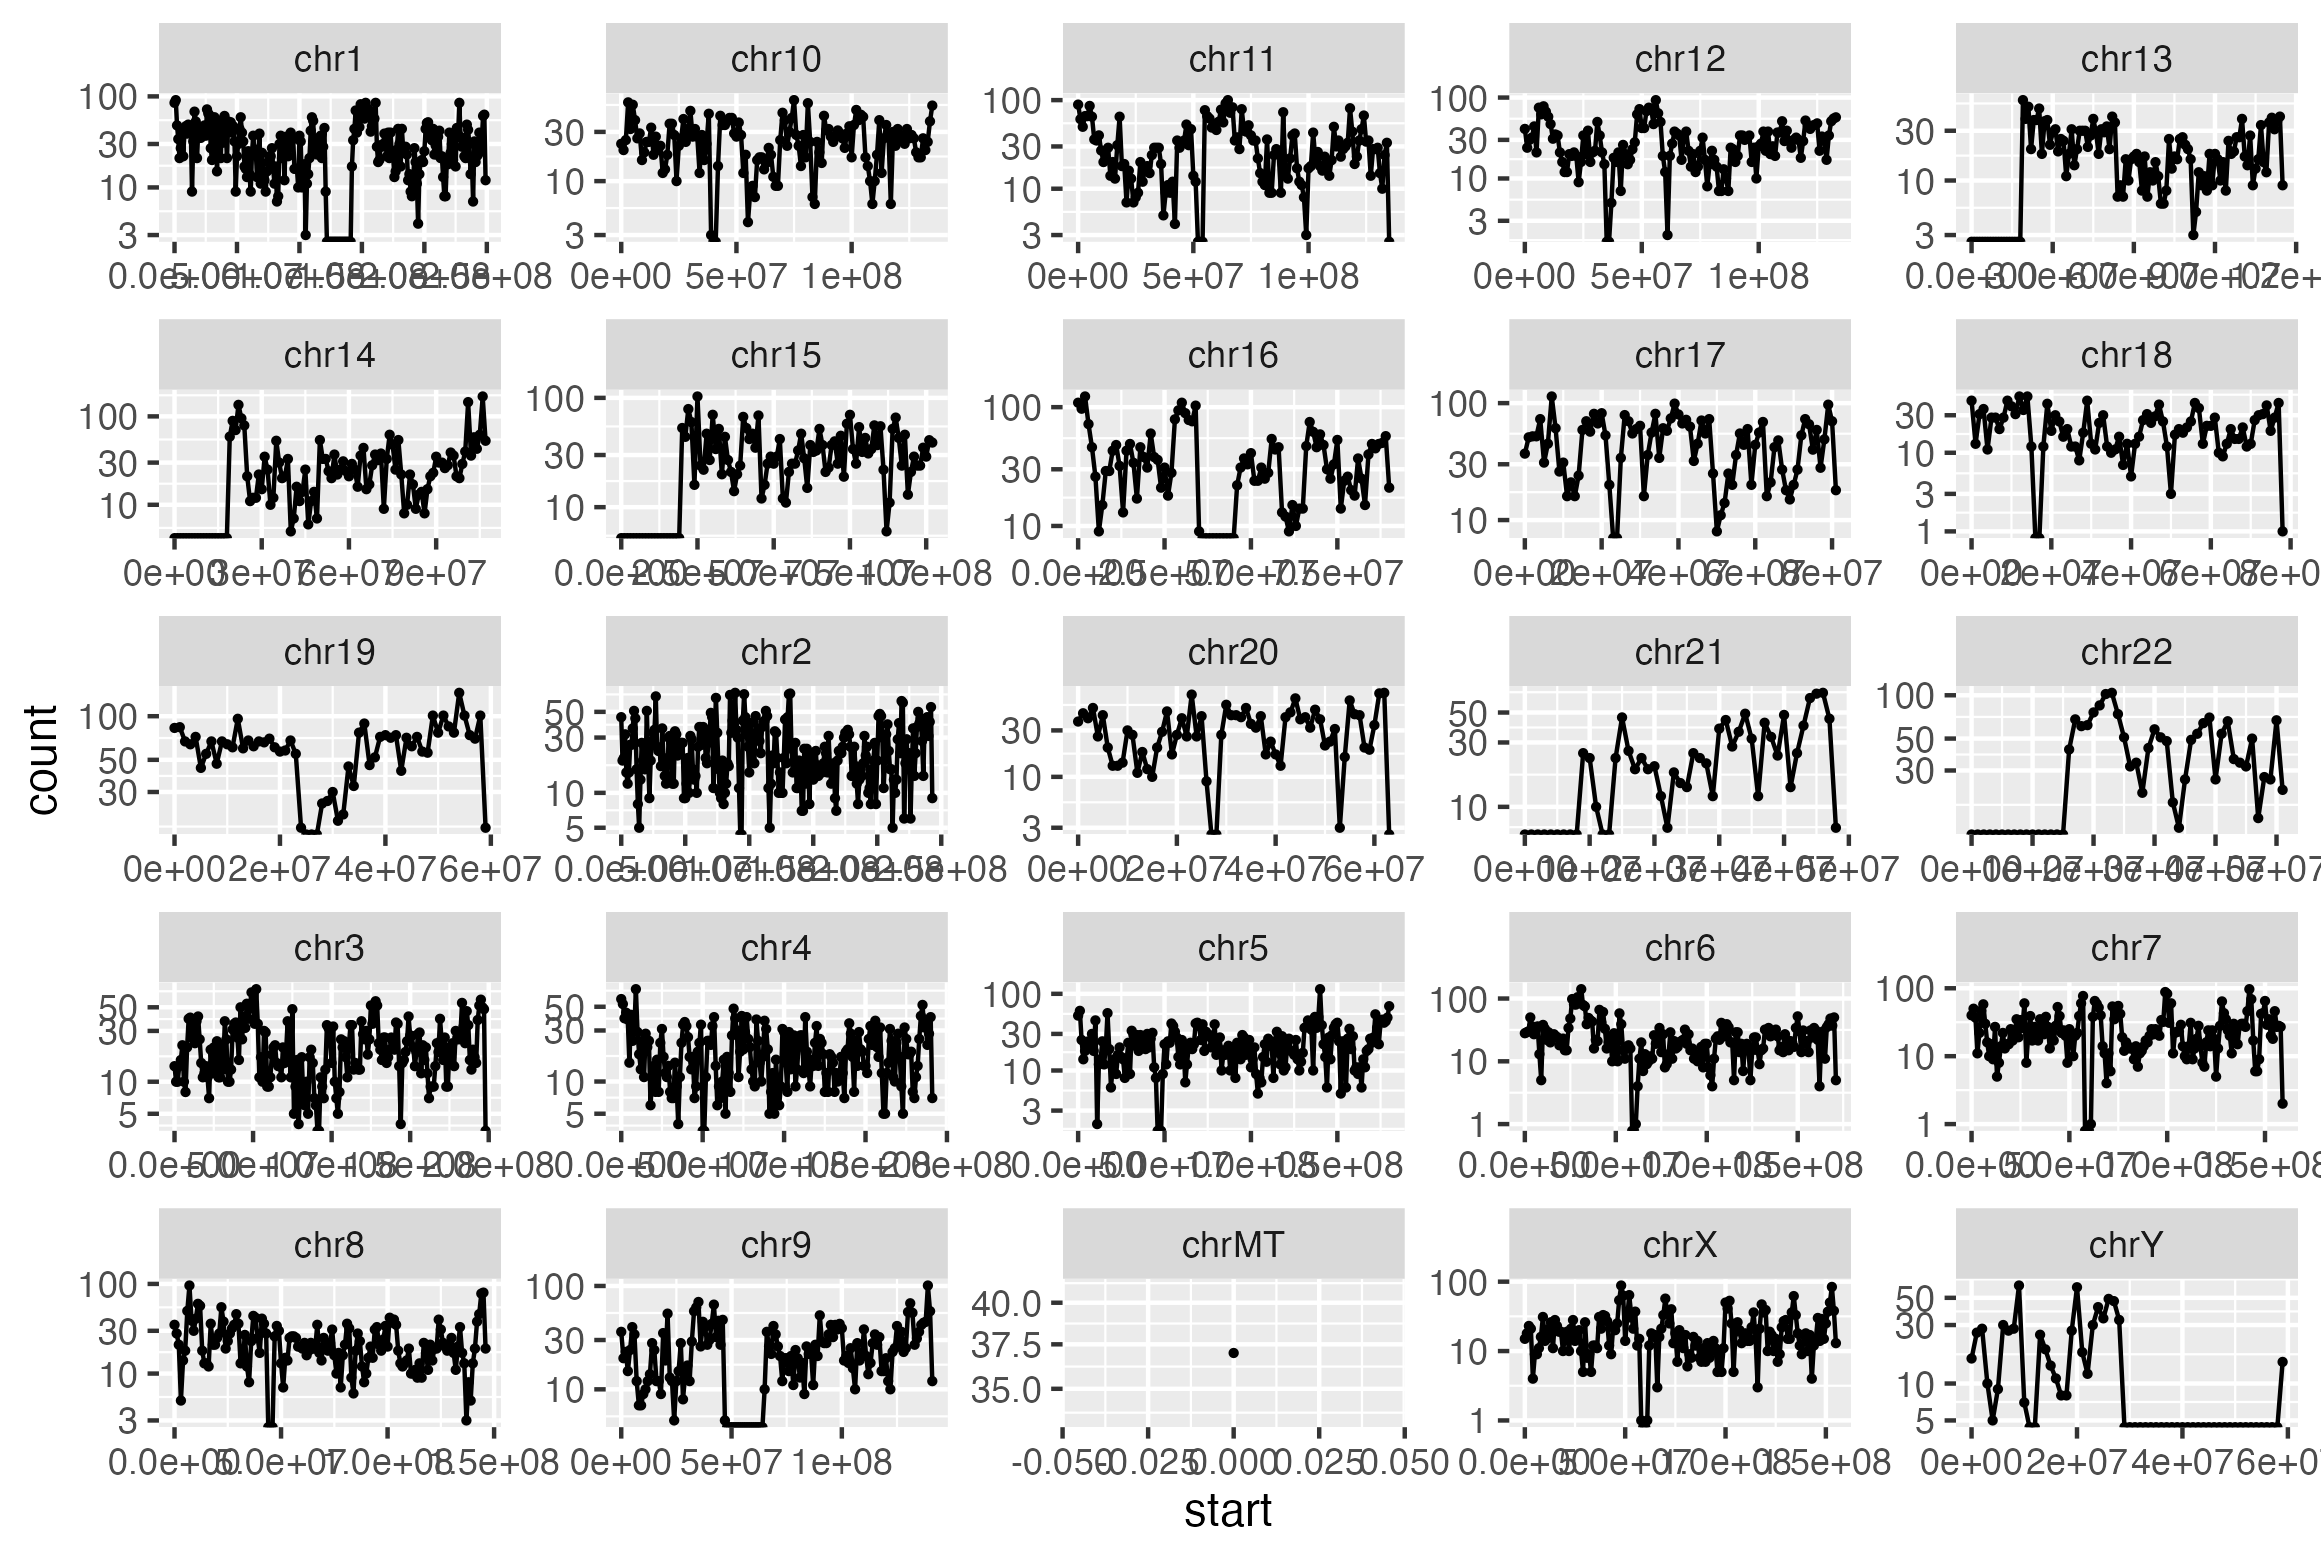

Recreate this plot in R.
library(tidyverse)

header <- c( "chr", "start", "end", "count" )
         
df_kc <- read_tsv( "~/qb25-answers/week1/hg19-kc-count.bed", col_names=header )

e1 <- ggplot(df_kc, aes( x = start, y = count)) +
            geom_point(size = 0.5) +
           geom_line() +
         scale_y_log10() +
         facet_wrap(~ chr, scales = "free") +
         labs(
           x = "start",
           y = "count"
         )

ggsave( "~/qb25-answers/week1/exercise1.png", plot = e1)
